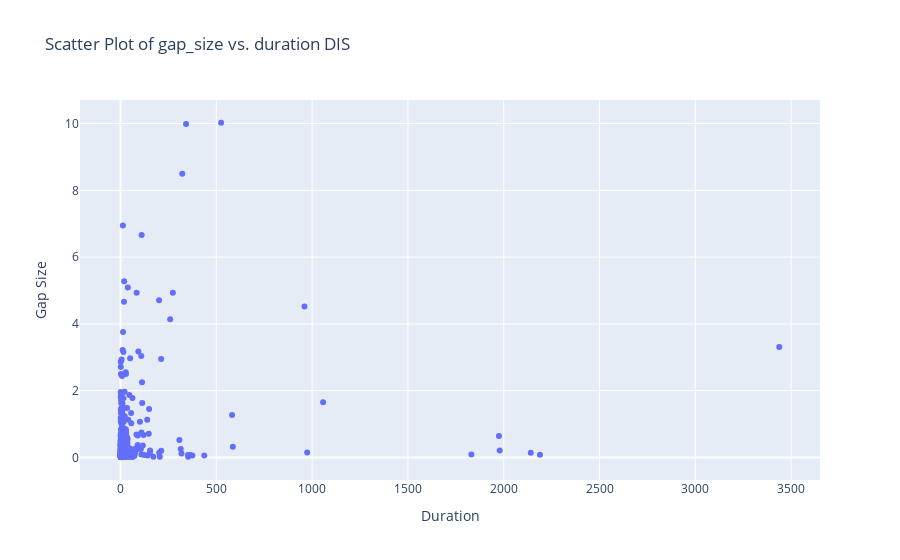

The notebook cell this image was saved under:
### Markdown cell above
### Plot Gap Size vs. Duration

### Code cell
fig = go.Figure(data=go.Scatter(x=closed_gaps['duration'], y=closed_gaps['gap_size'], mode='markers'))

# Update layout
fig.update_layout(title=f'Scatter Plot of gap_size vs. duration {symbol}',
                  xaxis_title='Duration',
                  yaxis_title='Gap Size')

# Show the plot
fig.show()

### Figure 1 — Plotly figure (JSON) as saved in the notebook; plotly's stock layout.template omitted (floating-point values rounded to 4 significant figures; data arrays with more than 128 entries replaced by an {"elided": "..."} marker saying what was removed)
{"data": [{"mode": "markers", "type": "scatter", "x": {"elided": "427 int values"}, "y": {"elided": "427 float values"}}], "layout": {"title": {"text": "Scatter Plot of gap_size vs. duration DIS"}, "xaxis": {"title": {"text": "Duration"}}, "yaxis": {"title": {"text": "Gap Size"}}}}
